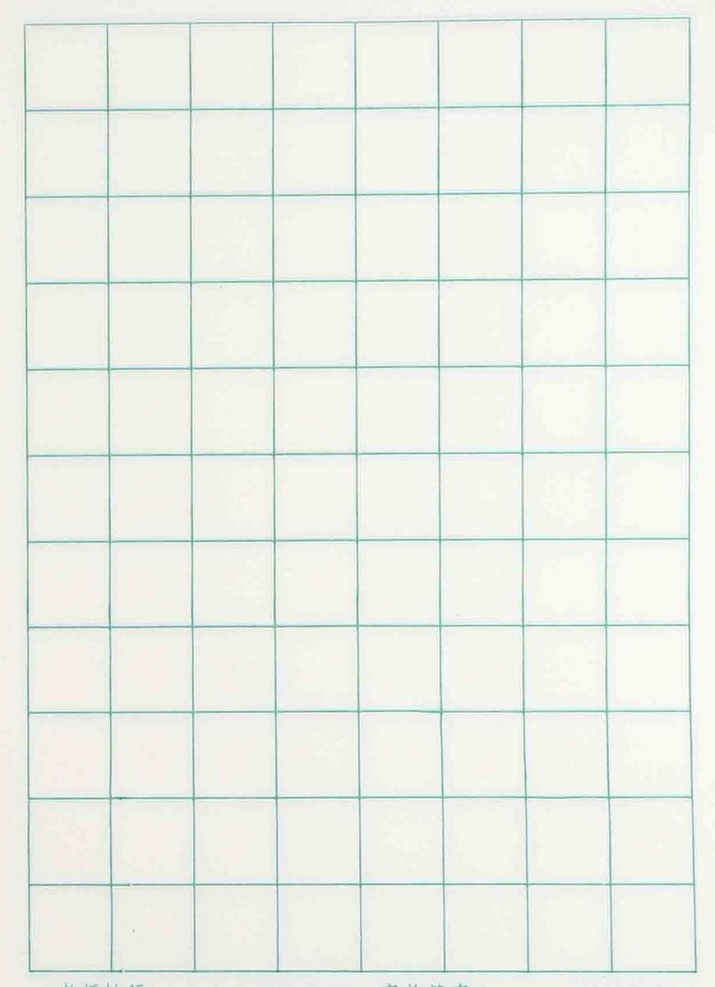
#> input picture Python/OpenCV-Tutorials/lines.jpg, 715 x 987 px, shrunk from 841 x 1160 before the run, found by its file name
$ python '32.Line detection.py'
#> lines starting #> are read from the running program, lines starting #| are printed output that depends on the picture; after the words box and inside, x2 and y2 are one past the last pixel; in counts of white or black regions, pixels touching at a corner belong together
# Python program to illustrate HoughLine
# method for line detection
import cv2
import numpy as np

# Reading the required image in
# which operations are to be done.
# Make sure that the image is in the same
# directory in which this python program is
img = cv2.imread(r'H:\MyGitCodes\Python\OpenCV-Tutorials\lines.jpg')
#> img is the input picture: shape (987, 715, 3); mean B, G, R 232.9, 239.8, 236.5

# Convert the img to grayscale
gray = cv2.cvtColor(img, cv2.COLOR_BGR2GRAY)

# Apply edge detection method on the image
edges = cv2.Canny(gray, 50, 150, apertureSize=3)
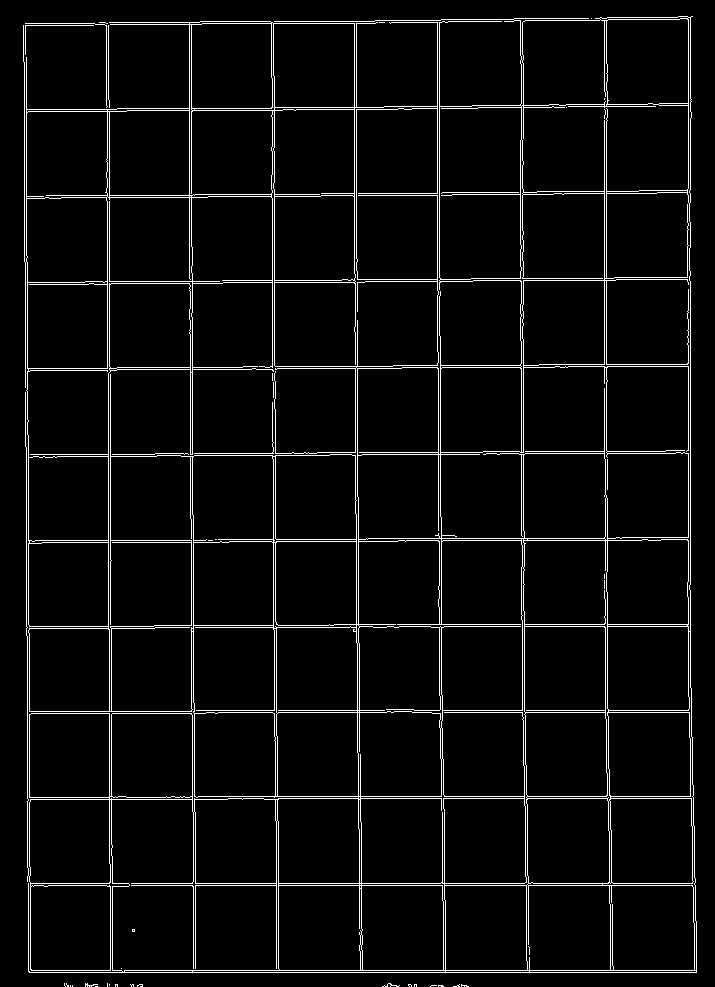
#> edges: shape (987, 715); 4.6% white in thin lines or dots

# This returns an array of r and theta values
lines = cv2.HoughLines(edges, 1, np.pi/180, 200)
#> lines = 62 rows, first 8: [690, 0], [972, 1.57], [970, 1.57], [883, 1.57], [885, 1.57], [688, 0], [796, 1.57], [109, 0]

# The below for loop runs till r and theta values
# are in the range of the 2d array
for r_theta in lines:
	arr = np.array(r_theta[0], dtype=np.float64)
	r, theta = arr
	# Stores the value of cos(theta) in a
	a = np.cos(theta)

	# Stores the value of sin(theta) in b
	b = np.sin(theta)

	# x0 stores the value rcos(theta)
	x0 = a*r

	# y0 stores the value rsin(theta)
	y0 = b*r

	# x1 stores the rounded off value of (rcos(theta)-1000sin(theta))
	x1 = int(x0 + 1000*(-b))

	# y1 stores the rounded off value of (rsin(theta)+1000cos(theta))
	y1 = int(y0 + 1000*(a))

	# x2 stores the rounded off value of (rcos(theta)+1000sin(theta))
	x2 = int(x0 - 1000*(-b))

	# y2 stores the rounded off value of (rsin(theta)-1000cos(theta))
	y2 = int(y0 - 1000*(a))

	# cv2.line draws a line in img from the point(x1,y1) to (x2,y2).
	# (0,0,255) denotes the colour of the line to be
	# drawn. In this case, it is red.
	cv2.line(img, (x1, y1), (x2, y2), (0, 0, 255), 2)
#> this loop made 62 passes
#> (r, theta, a, b, x0, y0, x1, y1) on passes 1 to 12: (690, 0, 1, 0, 690, 0, 690, 1000), (972, 1.57, -4.37e-08, 1, -4.25e-05, 972, -1000, 971), (970, 1.57, -4.37e-08, 1, -4.24e-05, 970, -1000, 969), (883, 1.57, -4.37e-08, 1, -3.86e-05, 883, -1000, 882), (885, 1.57, -4.37e-08, 1, -3.87e-05, 885, -1000, 884), (688, 0, 1, 0, 688, 0, 688, 1000), (796, 1.57, -4.37e-08, 1, -3.48e-05, 796, -1000, 795), (109, 0, 1, 0, 109, 0, 109, 1000), (606, 0, 1, 0, 606, 0, 606, 1000), (439, 0, 1, 0, 439, 0, 439, 1000), (710, 1.57, -4.37e-08, 1, -3.1e-05, 710, -1000, 709), (604, 0, 1, 0, 604, 0, 604, 1000)
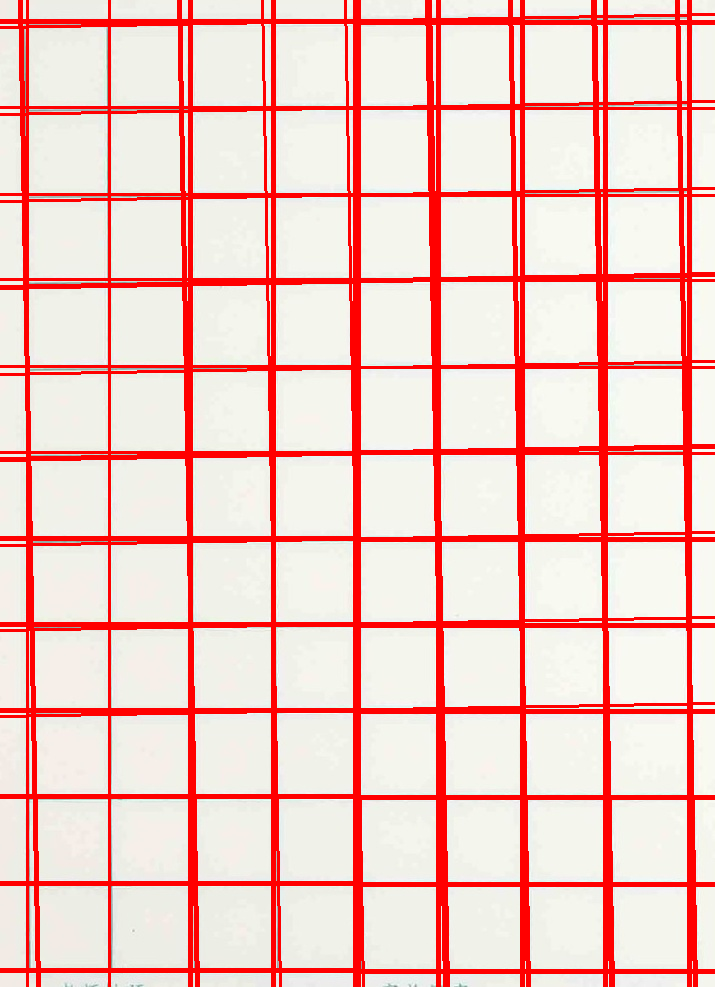
#> img: shape (987, 715, 3); 16.84% of pixels changed, all inside (x1, y1, x2, y2) = (0, 0, 715, 987)

# All the changes made in the input image are finally
# written on a new image houghlines.jpg
# cv2.imwrite('linesDetected.jpg', img)
cv2.imshow('image', img)
# De-allocate any associated memory usage
if cv2.waitKey(0) & 0xff == 27:
#> (key Esc is pressed here)
	cv2.destroyAllWindows()

$ run again, with Python/OpenCV-Tutorials/array.jpg copied over Python/OpenCV-Tutorials/lines.jpg
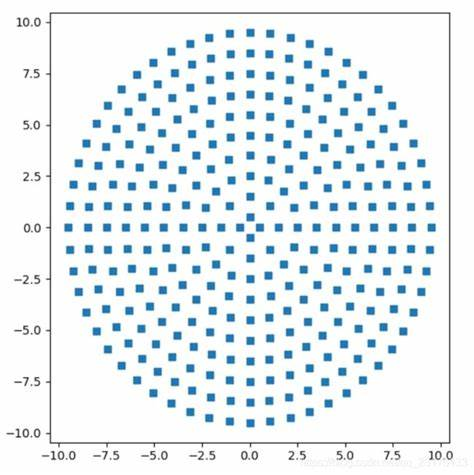
#> input picture Python/OpenCV-Tutorials/array.jpg, 474 x 475 px, found by its file name
#> img is the input picture: shape (475, 474, 3); mean B, G, R 241.6, 238.7, 230.8
#> `edges = cv2.Canny(gray, 50, 150, apertureSize=3)`:
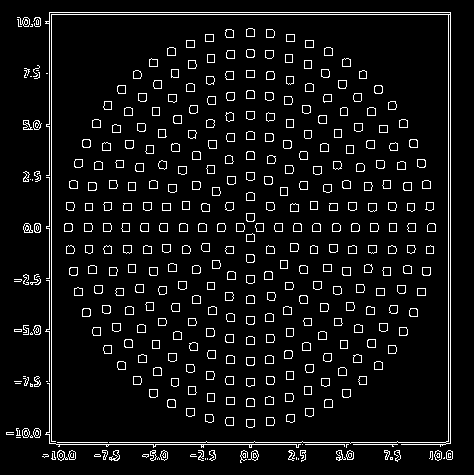
#> edges: shape (475, 474); 6.2% white in thin lines or dots, all inside (x1, y1, x2, y2) = (6, 12, 453, 463)
#> lines = [[450, 0], [448, 0], [51, 0], [49, 0], [12, 1.57], [14, 1.57], [442, 1.57], [444, 1.57]]
#> the loop `for r_theta in lines:` made 8 passes
#> (r, theta, a, b, x0, y0, x1, y1) on passes 1 to 8: (450, 0, 1, 0, 450, 0, 450, 1000), (448, 0, 1, 0, 448, 0, 448, 1000), (51, 0, 1, 0, 51, 0, 51, 1000), (49, 0, 1, 0, 49, 0, 49, 1000), (12, 1.57, -4.37e-08, 1, -5.25e-07, 12, -1000, 11), (14, 1.57, -4.37e-08, 1, -6.12e-07, 14, -1000, 13), (442, 1.57, -4.37e-08, 1, -1.93e-05, 442, -1000, 441), (444, 1.57, -4.37e-08, 1, -1.94e-05, 444, -1000, 443)
#> after the loop `for r_theta in lines:`:
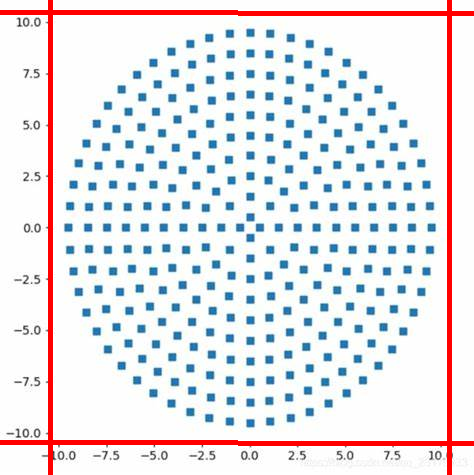
#> img: shape (475, 474, 3); 4.17% of pixels changed, all inside (x1, y1, x2, y2) = (0, 0, 474, 475)
